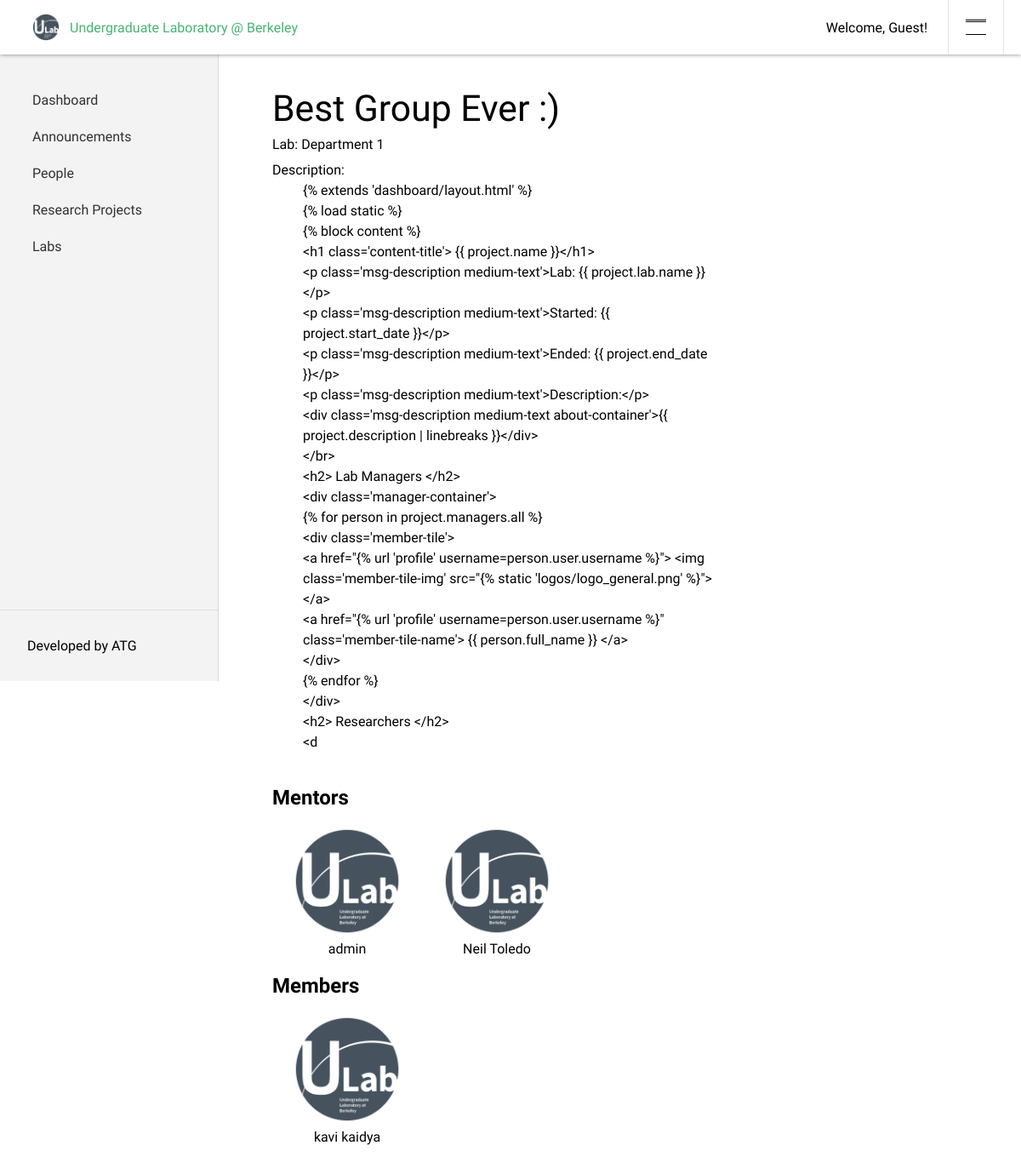
The page /dashboard/groups/1/ on the database its author committed.
### dashboard/models.py (models this page shows, shortened)
class Subgroup(models.Model):
    name = models.CharField(max_length=50)
    lab = models.ForeignKey(Lab, on_delete=models.CASCADE, null=True)
    description = models.TextField(max_length=2500, null=True)
    active = models.BooleanField(default=True)
    mentors = models.ManyToManyField(Member, related_name='group_mentors')
    members = models.ManyToManyField(Member, related_name='group_members')

class Lab(models.Model):
    name = models.CharField(max_length=50)
    managers = models.ManyToManyField(Member, related_name='lab_managers')
    mentors = models.ManyToManyField(Member, related_name='lab_mentors')
    members = models.ManyToManyField(Member, related_name='lab_members')

class Member(models.Model):
    user = models.OneToOneField(AUTH_USER_MODEL, on_delete=models.CASCADE, null=True)
    join_date = models.DateField('Date Joined', default=date.today)
    active = models.BooleanField(default=True)
    about = models.TextField(max_length=750, blank=True, default='')
    linkedin = models.URLField(null=True, blank=True)
    github = models.URLField(null=True, blank=True)
    website = models.URLField(null=True, blank=True)
    @property
    def full_name(self):
      if self.user.first_name and self.user.last_name:
        return f'{self.user.first_name} {self.user.last_name}'
      else:
        return self.user.username

### dashboard/views.py (the view)
    def new_func(request, *args, **kwargs):
        result = handle_login(request)
        if result[0]:
          return result[1]
        else:
          return func(request, *args, **kwargs)

### dashboard/views.py (called while the page is built)
def check_login(func):
    def new_func(request, *args, **kwargs):
        result = handle_login(request)
        if result[0]:
          return result[1]
        else:
          return func(request, *args, **kwargs)
    return new_func

@check_login
def group_page(request, group_id):
    group = get_object_or_404(Subgroup, pk=group_id)
    context = {
      'group': group,
      'form': AuthenticationForm()
    }
    return render(request, 'dashboard/subgroup.html', context)

def handle_login(request):
    if request.method == 'POST':
      if 'username' in request.POST and 'password' in request.POST:
        form = AuthenticationForm(data=request.POST)
        if form.is_valid():
          login(request, form.get_user())
          return (True, redirect(request.get_full_path()))
    return (False, None)

### dashboard/templates/dashboard/subgroup.html (shortened to what this page needs)
{% extends 'dashboard/layout.html' %}
{% load static %}
{% block content %}
    <h1 class='content-title'> {{ group.name }}</h1>
    <p class='msg-description medium-text'>Lab: {{ group.lab.name }}</p>
    <p class='msg-description medium-text'>Description:</p>
    <div class='msg-description medium-text about-container'>{{ group.description | linebreaks }}</div>
	<h2> Mentors </h2>
	<div class='manager-container'>
		{% for person in group.mentors.all %}
			<div class='member-tile'>
			    <a href="{% url 'profile' username=person.user.username %}"> <img class='member-tile-img' src="{% static 'logos/logo_general.png' %}"> </a>
				<a href="{% url 'profile' username=person.user.username %}" class='member-tile-name'> {{ person.full_name }} </a>
			</div>
    	{% endfor %}
	</div>
	<h2> Members </h2>
	<div class='manager-container'>
		{% for person in group.members.all %}
			<div class='member-tile'>
			    <a href="{% url 'profile' username=person.user.username %}"> <img class='member-tile-img' src="{% static 'logos/logo_general.png' %}"> </a>
				<a href="{% url 'profile' username=person.user.username %}" class='member-tile-name'> {{ person.full_name }} </a>
			</div>
    	{% endfor %}
	</div>
{% endblock %}

### dashboard/static/dashboard/style.css (style rules this page uses)
html, body { font-family: "Raleway", "Helvetica Neue", Helvetica, Arial, sans-serif; margin: 0px; padding: 0px; }
a { text-decoration: none; }
.content-title { font-size: 32pt; font-weight: 100; margin: 0px; }
.msg-description { margin: 0px; padding-top: 6px; width: 60%; min-width: 420px; }
.medium-text { line-height: 1.5; }
.manager-container { display: flex; flex-direction: row; flex-wrap: wrap; }
.member-tile { display: flex; flex-direction: column; padding: 0px 24px; text-decoration: none; }
.member-tile-img { height: 128px; width: 128px; border-radius: 50%; }
.member-tile-name { font-size: 12pt; margin: auto; padding-top: 6px; text-decoration: none; color: black; }
.content-container > p { width: 60%; min-width: 420px; margin: 0px; }
.about-container { margin-left: 36px; padding: 0px; }
.about-container > p { margin: 0px; }

### rows shown on the page
Subgroup: name "Best Group Ever :)", lab.name "Department 1", description "{% extends 'dashboard/layout.html' %} {% load static %} {% block content %} <h1 class='content-title'> {{ project.name }}</h1> <p class='msg-description medium-text'>Lab: {{ project.lab.name }}</p> <p class='msg-description medium-text'>Started: {{ project.start_date }}</p> <p class='msg-description medium-text'>Ended: {{ project.end_date }}</p> <p class='msg-description medium-text'>Description:</p> <div class='msg-description medium-text about-container'>{{ project.description | linebreaks }}</div> </br> <h2> Lab Managers </h2> <div class='manager-container'> {% for person in project.managers.all %} <div class='member-tile'> <a href=\"{% url 'profile' username=person.user.username %}\">…"
Member: full_name "admin"
Member: full_name "Neil Toledo"
Member: full_name "kavi kaidya"
